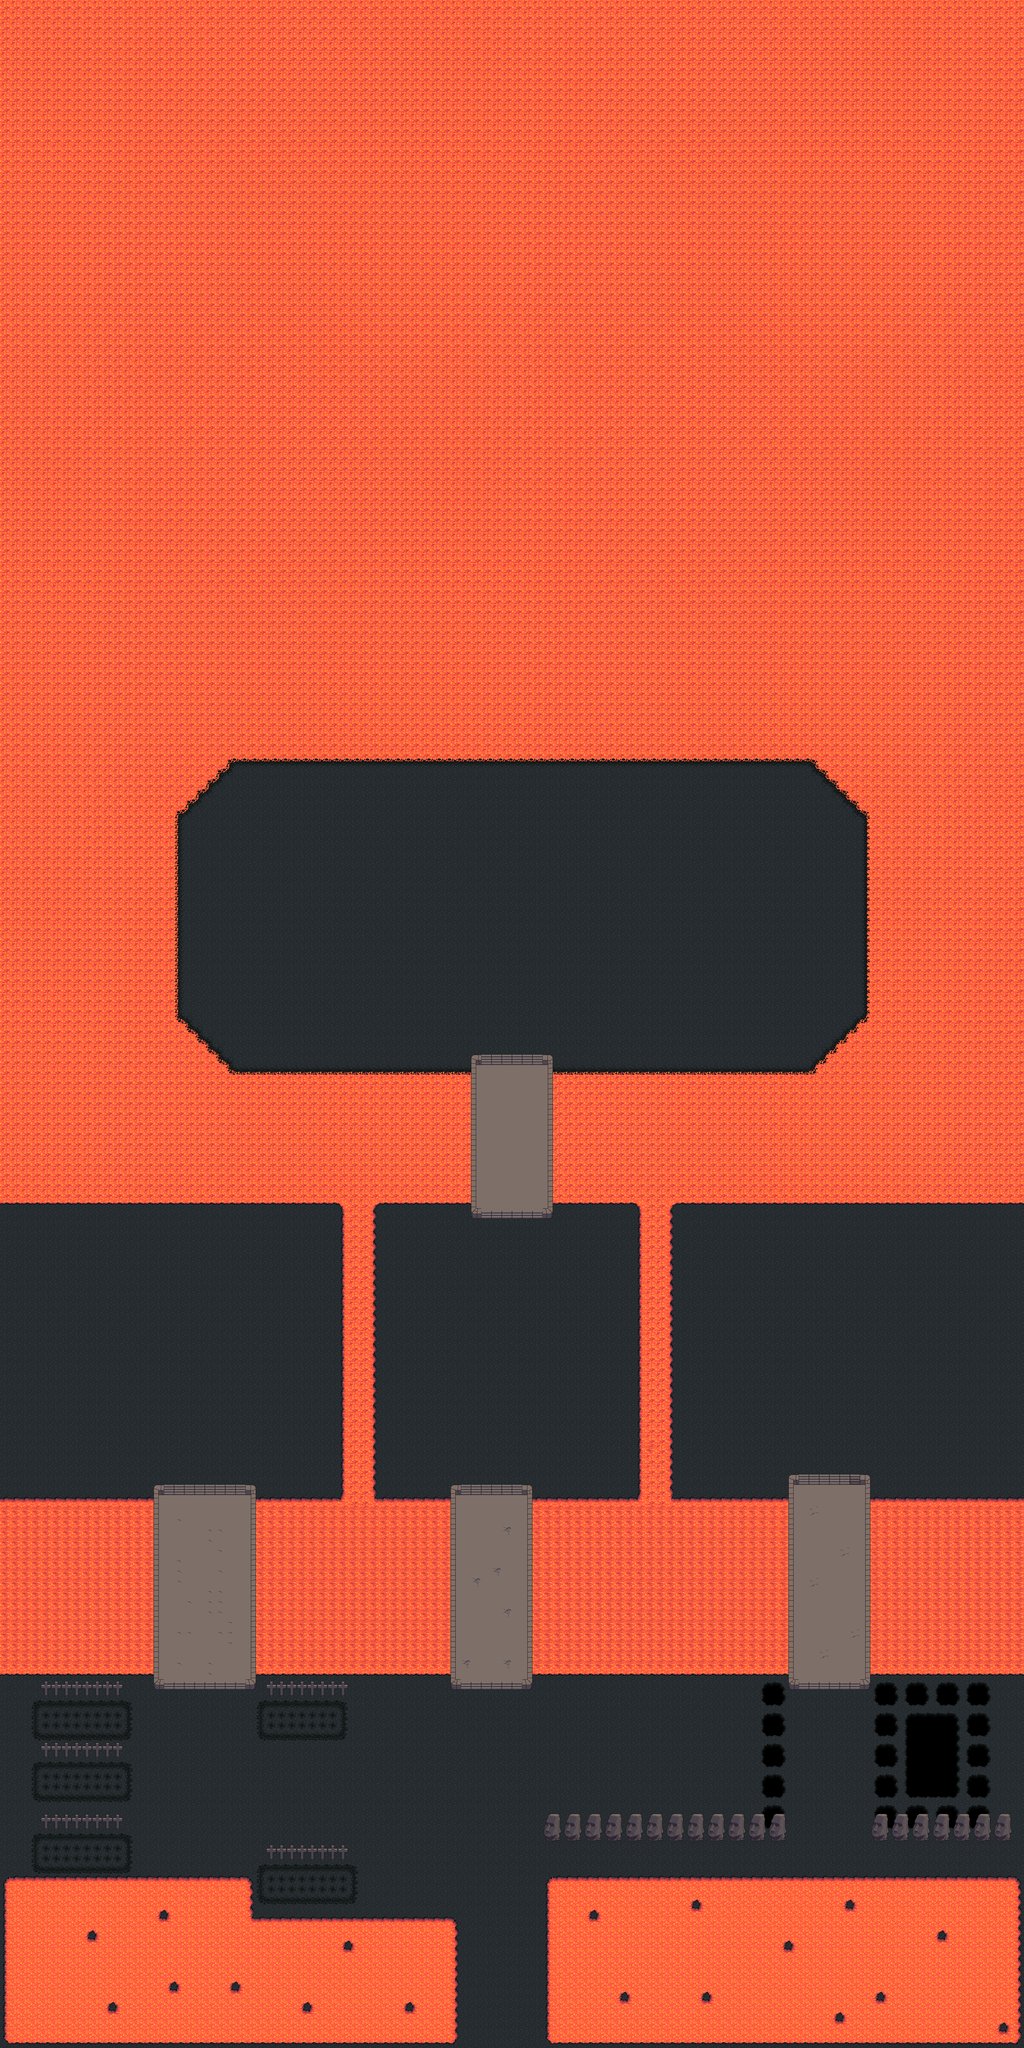

A level layout from a 2D game, rendered from its tile map. Below: a short description, then the map file with tile-grid data replaced by summaries:
An orthogonal 100x200 tile map with 32x32 px tiles, 4 tile layers (level0-low, level0-high, level0-object-low, level0-object-high), 2 tilesets and 112 objects.

<map version="1.0" orientation="orthogonal" width="100" height="200" tilewidth="32" tileheight="32">
 <properties>
  <property name="layers" value="1" />
  <property name="music" value="dark-ambiance.ogg" />
 </properties>
 <tileset firstgid="1" name="base_out_atlas" tilewidth="32" tileheight="32">
  <image source="tiles/base_out_atlas.png" width="1024" height="1024" />
 </tileset>
 <tileset firstgid="1025" name="terrain_atlas" tilewidth="32" tileheight="32">
  <image source="tiles/terrain_atlas.png" width="1024" height="1024" />
 </tileset>
 <layer name="level0-low" width="100" height="200">
  <data>[20000 cells, 20000 non-empty, 2 distinct tile ids]</data>
 </layer>
 <layer name="level0-high" width="100" height="200">
  <data>[20000 cells, 14372 non-empty, 55 distinct tile ids]</data>
 </layer>
 <layer name="level0-object-low" width="100" height="200">
  <data>[20000 cells, 772 non-empty, 16 distinct tile ids]</data>
 </layer>
 <layer name="level0-object-high" width="100" height="200">
  <data>[20000 cells, 216 non-empty, 5 distinct tile ids]</data>
 </layer>
 <objectgroup name="level0-unwalkable" width="100" height="200">
  <object x="1472" y="3296" width="32" height="512" />
  <object x="1696" y="3296" width="32" height="512" />
  <object x="480" y="4640" width="32" height="640" />
  <object x="768" y="4640" width="32" height="640" />
 </objectgroup>
 <objectgroup name="level0-obstacle" width="100" height="200">
  <object x="832" y="5280" width="256" height="32" />
  <object x="128" y="5280" width="256" height="32" />
  <object x="128" y="5472" width="256" height="32" />
  <object x="128" y="5696" width="256" height="32" />
  <object x="832" y="5792" width="256" height="32" />
  <object x="1696" y="5696" width="768" height="64" />
  <object x="2720" y="5696" width="448" height="64" />
  <object x="2464" y="4608" width="32" height="672" />
  <object x="2688" y="4608" width="32" height="672" />
  <object x="1632" y="4640" width="32" height="640" />
  <object x="1408" y="4640" width="32" height="640" />
  <object x="0" y="0" width="32" height="6400" />
  <object x="0" y="6368" width="3200" height="32" />
  <object x="3168" y="0" width="32" height="6400" />
  <object x="0" y="0" width="3200" height="128" />
 </objectgroup>
 <objectgroup name="level0-special" width="100" height="200">
  <object x="1696" y="5856" width="1504" height="544">
   <properties>
    <property name="type" value="lava" />
   </properties>
  </object>
  <object x="0" y="5856" width="800" height="544">
   <properties>
    <property name="type" value="lava" />
   </properties>
  </object>
  <object x="800" y="5984" width="640" height="416">
   <properties>
    <property name="type" value="lava" />
   </properties>
  </object>
  <object x="2720" y="4672" width="480" height="576">
   <properties>
    <property name="type" value="lava" />
   </properties>
  </object>
  <object x="1664" y="4672" width="800" height="576">
   <properties>
    <property name="type" value="lava" />
   </properties>
  </object>
  <object x="800" y="4672" width="608" height="576">
   <properties>
    <property name="type" value="lava" />
   </properties>
  </object>
  <object x="0" y="4672" width="480" height="576">
   <properties>
    <property name="type" value="lava" />
   </properties>
  </object>
  <object x="1984" y="3744" width="128" height="928">
   <properties>
    <property name="type" value="lava" />
   </properties>
  </object>
  <object x="1728" y="3328" width="1504" height="448">
   <properties>
    <property name="type" value="lava" />
   </properties>
  </object>
  <object x="3200" y="3328" />
  <object x="2720" y="704" />
  <object x="1056" y="3744" width="128" height="960">
   <properties>
    <property name="type" value="lava" />
   </properties>
  </object>
  <object x="2720" y="3168" width="480" height="160">
   <properties>
    <property name="type" value="lava" />
   </properties>
  </object>
  <object x="2656" y="3232" width="64" height="96">
   <properties>
    <property name="type" value="lava" />
   </properties>
  </object>
  <object x="2592" y="3264" width="64" height="64">
   <properties>
    <property name="type" value="lava" />
   </properties>
  </object>
  <object x="2560" y="3296" width="32" height="32">
   <properties>
    <property name="type" value="lava" />
   </properties>
  </object>
  <object x="2688" y="3200" width="32" height="32">
   <properties>
    <property name="type" value="lava" />
   </properties>
  </object>
  <object x="2688" y="3168" width="32" height="32">
   <properties>
    <property name="type" value="lava" />
   </properties>
  </object>
  <object x="2656" y="3200" width="32" height="32">
   <properties>
    <property name="type" value="lava" />
   </properties>
  </object>
  <object x="2624" y="3232" width="32" height="32">
   <properties>
    <property name="type" value="lava" />
   </properties>
  </object>
  <object x="2720" y="3168" width="32" />
  <object x="2720" y="3168" width="32" />
  <object x="32" y="3328" width="1440" height="448">
   <properties>
    <property name="type" value="lava" />
   </properties>
  </object>
  <object x="32" y="128" width="544" height="3200">
   <properties>
    <property name="type" value="lava" />
   </properties>
  </object>
  <object x="576" y="3232" width="64" height="96">
   <properties>
    <property name="type" value="lava" />
   </properties>
  </object>
  <object x="640" y="3264" width="32" height="32">
   <properties>
    <property name="type" value="lava" />
   </properties>
  </object>
  <object x="640" y="3296" width="32" height="32">
   <properties>
    <property name="type" value="lava" />
   </properties>
  </object>
  <object x="672" y="3296">
   <properties>
    <property name="type" value="lava" />
   </properties>
  </object>
  <object x="672" y="3296" width="32" height="32">
   <properties>
    <property name="type" value="lava" />
   </properties>
  </object>
  <object x="576" y="3200" width="32" height="32">
   <properties>
    <property name="type" value="lava" />
   </properties>
  </object>
  <object x="576" y="128" width="2624" height="2272">
   <properties>
    <property name="type" value="lava" />
   </properties>
  </object>
  <object x="2688" y="2336" width="512" height="832">
   <properties>
    <property name="type" value="lava" />
   </properties>
  </object>
  <object x="2624" y="2400" width="64" height="64">
   <properties>
    <property name="type" value="lava" />
   </properties>
  </object>
  <object x="2656" y="2464" width="32" height="64">
   <properties>
    <property name="type" value="lava" />
   </properties>
  </object>
  <object x="2592" y="2400" width="32" height="64">
   <properties>
    <property name="type" value="lava" />
   </properties>
  </object>
  <object x="2560" y="2400" width="32" height="32">
   <properties>
    <property name="type" value="lava" />
   </properties>
  </object>
  <object x="2624" y="2464" width="32" height="32">
   <properties>
    <property name="type" value="lava" />
   </properties>
  </object>
  <object x="576" y="2400" width="32" height="128">
   <properties>
    <property name="type" value="lava" />
   </properties>
  </object>
  <object x="608" y="2400" width="32" height="96">
   <properties>
    <property name="type" value="lava" />
   </properties>
  </object>
  <object x="640" y="2400" width="32" height="64">
   <properties>
    <property name="type" value="lava" />
   </properties>
  </object>
  <object x="672" y="2400" width="32" height="32">
   <properties>
    <property name="type" value="lava" />
   </properties>
  </object>
  <object x="2400" y="5216" />
  <object x="2400" y="5216" />
  </objectgroup>
 <objectgroup name="level0-spawners" width="100" height="200">
  <!-- 46 objects omitted --></objectgroup>
</map>
<!-- 50 of 112 objects omitted -->
